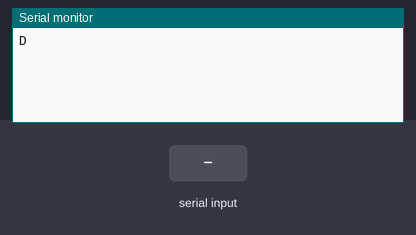
This sketch was run on a simulated Arduino Uno, built with avr-gcc and run on an emulated ATmega328P. On the bench: the last lines printed to the serial monitor. Inputs (shaded band) come from the test bench.

Above: at 1.2 s.
1.3 s: "1" received over Serial
At 1.6 s:
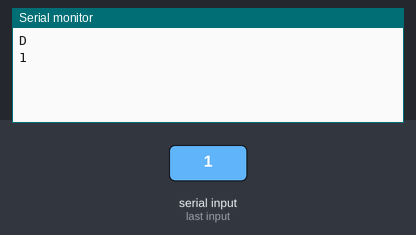
2.8 s: "2" received over Serial
At 4.0 s:
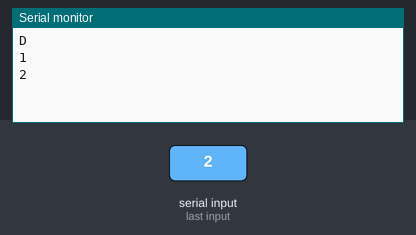

Measured:
- after the input at 1.3 s, the serial monitor: prints a new line at once (image 1)
- after the input at 2.8 s, the serial monitor: prints a new line at once (image 2)

The sketch:

ArduinoTest.ino
```cpp
//Motor 1 = moteur gauche


void setup() {
  Serial.begin(74880);
  Serial.setTimeout(1);
  Serial.println("D");
}

String Serial_get() {
  while (!Serial.available());
  delay(5);
  String serial_communication = "";
  while (Serial.available() > 0)
  {
    serial_communication += Serial.readString();
  }
  return serial_communication;
}

bool isNumeric(char character)
{
  return (character == '1' ||character == '2' ||character == '3' || character == '4' ||character == '5' || character == '6' ||character == '7' ||character == '8' ||character == '9' ||character == '0'||character == '-');
}


void HandleT(String serial_communication)
{
  Serial.print("22  55");
  Serial.println("D");
}


void HandleU()
{
  Serial.println("D");
}

void HandleD()
{
  Serial.println("D");
}

void loop() {
  String serial_communication = Serial_get();
  switch (serial_communication[0])
  {
    case 'T':
    HandleT(serial_communication);
    break;
    case 'U':
    HandleU();
    break;
    case 'D':
    HandleD();
    break;
    default:
    Serial.println(serial_communication);
    break;

  }
}
```
